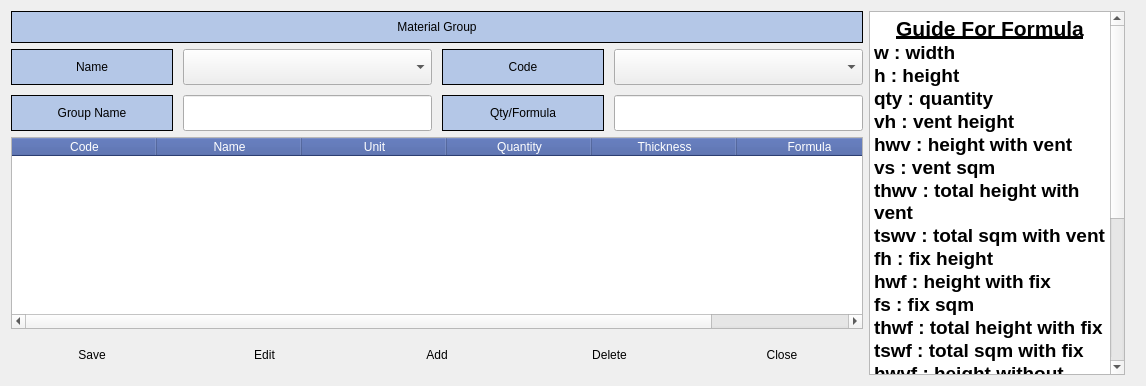
         <widget class="QWidget" name="ProductAddMaterial">
          <property name="autoFillBackground">
           <bool>false</bool>
          </property>
          <property name="styleSheet">
           <string notr="true">QPushButton

{
	color: rgb(0, 0, 0);
	font: bold 16pt &quot;Calibri&quot;;
	min-width: 50px;
	min-height: 40px;
	border-radius: 4px;
	background-color: qlineargradient(x1: 0, y1: 0, x2: 0, y2: 1,
                                      stop: 0 #f6f7fa, stop: 1 #dadbde);
}

QPushButton::pressed {
   background-color: qlineargradient(spread:pad, x1:0.5, y1:0, x2:0.506, y2:1, stop:0 rgba(180, 199, 231, 255), stop:1 rgba(255, 255, 255, 255));
}
QPushButton::hover {
	background-color: qlineargradient(spread:pad, x1:0.5, y1:0, x2:0.506, y2:1, stop:0 rgba(180, 199, 231, 255), stop:1 rgba(255, 255, 255, 255));

}

QPushButton::focus {
	border: 1px solid rgb(0, 85, 255);


}

QLabel
{
	background-color: rgb(180, 199, 231);
	min-width: 160px;
min-height:30px;
	color: rgb(0, 0, 0);
	font: bold 16pt &quot;Calibri&quot;;
	border: 1px solid black;
}

QLineEdit
{

min-height:30px;
	color: rgb(0, 0, 0);
	font: bold 14pt &quot;Calibri&quot;;
}

QLineEdit::focus {
	border: 1px solid rgb(0, 85, 255);

}


QTableWidget
{
color: rgb(0, 0, 0);
min-width: 850px;
	font: bold 14pt &quot;Calibri&quot;;
	alternate-background-color: rgb(180, 199, 231);
}

QTableWidget::focus
{
	border: 1px solid rgb(0, 85, 255);
}

QHeaderView::section
{
	background-color: rgb(62, 87, 160);
color: white;
font: bold 16pt &quot;Calibri&quot;;

}


QDateTimeEdit
{
color: rgb(0, 0, 0);
min-height:30px;
	font: bold 14pt &quot;Calibri&quot;;
}
QComboBox
{
color: rgb(0, 0, 0);
max-width:400;
min-width:200;
min-height:30px;
	font: bold 14pt &quot;Calibri&quot;;

}


</string>
          </property>
          <layout class="QVBoxLayout" name="verticalLayout_6">
           <item>
            <layout class="QHBoxLayout" name="horizontalLayout_5">
             <property name="rightMargin">
              <number>10</number>
             </property>
             <property name="bottomMargin">
              <number>0</number>
             </property>
             <item>
              <layout class="QVBoxLayout" name="verticalLayout_5">
               <property name="bottomMargin">
                <number>0</number>
               </property>
               <item>
                <widget class="QLabel" name="label_4">
                 <property name="text">
                  <string>Material Group</string>
                 </property>
                 <property name="alignment">
                  <set>Qt::AlignCenter</set>
                 </property>
                </widget>
               </item>
               <item>
                <layout class="QGridLayout" name="gridLayout">
                 <property name="spacing">
                  <number>10</number>
                 </property>
                 <item row="1" column="3">
                  <widget class="QLineEdit" name="ProMatQFENT"/>
                 </item>
                 <item row="0" column="0">
                  <widget class="QLabel" name="label">
                   <property name="text">
                    <string>Name</string>
                   </property>
                   <property name="alignment">
                    <set>Qt::AlignCenter</set>
                   </property>
                  </widget>
                 </item>
                 <item row="1" column="2">
                  <widget class="QLabel" name="label_3">
                   <property name="text">
                    <string>Qty/Formula</string>
                   </property>
                   <property name="alignment">
                    <set>Qt::AlignCenter</set>
                   </property>
                  </widget>
                 </item>
                 <item row="0" column="2">
                  <widget class="QLabel" name="label_2">
                   <property name="text">
                    <string>Code</string>
                   </property>
                   <property name="alignment">
                    <set>Qt::AlignCenter</set>
                   </property>
                  </widget>
                 </item>
                 <item row="1" column="0">
                  <widget class="QLabel" name="label_5">
                   <property name="text">
                    <string>Group Name</string>
                   </property>
                   <property name="alignment">
                    <set>Qt::AlignCenter</set>
                   </property>
                  </widget>
                 </item>
                 <item row="0" column="1">
                  <widget class="QComboBox" name="ProMatNameCB">
                   <property name="maxVisibleItems">
                    <number>50</number>
                   </property>
                  </widget>
                 </item>
                 <item row="1" column="1">
                  <widget class="QLineEdit" name="ProMatGroupNameENT"/>
                 </item>
                 <item row="0" column="3">
                  <widget class="QComboBox" name="ProMatCodeCB">
                   <property name="maxVisibleItems">
                    <number>50</number>
                   </property>
                  </widget>
                 </item>
                </layout>
               </item>
               <item>
                <widget class="QTableWidget" name="ProMatGroupTable">
                 <property name="focusPolicy">
                  <enum>Qt::ClickFocus</enum>
                 </property>
                 <property name="editTriggers">
                  <set>QAbstractItemView::NoEditTriggers</set>
                 </property>
                 <property name="alternatingRowColors">
                  <bool>true</bool>
                 </property>
                 <property name="selectionBehavior">
                  <enum>QAbstractItemView::SelectRows</enum>
                 </property>
                 <attribute name="horizontalHeaderDefaultSectionSize">
                  <number>145</number>
                 </attribute>
                 <attribute name="horizontalHeaderHighlightSections">
                  <bool>false</bool>
                 </attribute>
                 <attribute name="verticalHeaderHighlightSections">
                  <bool>false</bool>
                 </attribute>
                 <column>
                  <property name="text">
                   <string>Code</string>
                  </property>
                 </column>
                 <column>
                  <property name="text">
                   <string>Name</string>
                  </property>
                 </column>
                 <column>
                  <property name="text">
                   <string>Unit</string>
                  </property>
                 </column>
                 <column>
                  <property name="text">
                   <string>Quantity</string>
                  </property>
                 </column>
                 <column>
                  <property name="text">
                   <string>Thickness</string>
                  </property>
                 </column>
                 <column>
                  <property name="text">
                   <string>Formula</string>
                  </property>
                 </column>
                </widget>
               </item>
               <item>
                <layout class="QHBoxLayout" name="horizontalLayout_2">
                 <property name="spacing">
                  <number>10</number>
                 </property>
                 <property name="topMargin">
                  <number>0</number>
                 </property>
                 <item>
                  <widget class="QPushButton" name="ProMatSavePBT">
                   <property name="text">
                    <string>Save</string>
                   </property>
                  </widget>
                 </item>
                 <item>
                  <widget class="QPushButton" name="ProMatEditPBT">
                   <property name="text">
                    <string>Edit</string>
                   </property>
                  </widget>
                 </item>
                 <item>
                  <widget class="QPushButton" name="ProMatAddPBT">
                   <property name="text">
                    <string>Add</string>
                   </property>
                  </widget>
                 </item>
                 <item>
                  <widget class="QPushButton" name="ProMatDeletePBT">
                   <property name="text">
                    <string>Delete</string>
                   </property>
                  </widget>
                 </item>
                 <item>
                  <widget class="QPushButton" name="ProMatClosePBT">
                   <property name="text">
                    <string>Close</string>
                   </property>
                  </widget>
                 </item>
                </layout>
               </item>
              </layout>
             </item>
             <item>
              <widget class="QTextEdit" name="textEdit">
               <property name="focusPolicy">
                <enum>Qt::NoFocus</enum>
               </property>
               <property name="autoFillBackground">
                <bool>true</bool>
               </property>
               <property name="styleSheet">
                <string notr="true">QTextEdit
{
	font:  bold 12pt &quot;Calibri&quot;;
	color: rgb(0, 0, 0);
max-width:340px;

}</string>
               </property>
               <property name="html">
                <string>&lt;!DOCTYPE HTML PUBLIC &quot;-//W3C//DTD HTML 4.0//EN&quot; &quot;http://www.w3.org/TR/REC-html40/strict.dtd&quot;&gt;
&lt;html&gt;&lt;head&gt;&lt;meta name=&quot;qrichtext&quot; content=&quot;1&quot; /&gt;&lt;style type=&quot;text/css&quot;&gt;
p, li { white-space: pre-wrap; }
&lt;/style&gt;&lt;/head&gt;&lt;body style=&quot; font-family:'Calibri'; font-size:12pt; font-weight:600; font-style:normal;&quot;&gt;
&lt;p align=&quot;center&quot; style=&quot; margin-top:0px; margin-bottom:0px; margin-left:0px; margin-right:0px; -qt-block-indent:0; text-indent:0px;&quot;&gt;&lt;span style=&quot; font-size:16pt; text-decoration: underline;&quot;&gt;Guide For Formula&lt;/span&gt;&lt;/p&gt;
&lt;p style=&quot; margin-top:0px; margin-bottom:0px; margin-left:0px; margin-right:0px; -qt-block-indent:0; text-indent:0px;&quot;&gt;&lt;span style=&quot; font-size:14pt;&quot;&gt;w : width&lt;/span&gt;&lt;/p&gt;
&lt;p style=&quot; margin-top:0px; margin-bottom:0px; margin-left:0px; margin-right:0px; -qt-block-indent:0; text-indent:0px;&quot;&gt;&lt;span style=&quot; font-size:14pt;&quot;&gt;h : height&lt;/span&gt;&lt;/p&gt;
&lt;p style=&quot; margin-top:0px; margin-bottom:0px; margin-left:0px; margin-right:0px; -qt-block-indent:0; text-indent:0px;&quot;&gt;&lt;span style=&quot; font-size:14pt;&quot;&gt;qty : quantity&lt;/span&gt;&lt;/p&gt;
&lt;p style=&quot; margin-top:0px; margin-bottom:0px; margin-left:0px; margin-right:0px; -qt-block-indent:0; text-indent:0px;&quot;&gt;&lt;span style=&quot; font-size:14pt;&quot;&gt;vh : vent height&lt;/span&gt;&lt;/p&gt;
&lt;p style=&quot; margin-top:0px; margin-bottom:0px; margin-left:0px; margin-right:0px; -qt-block-indent:0; text-indent:0px;&quot;&gt;&lt;span style=&quot; font-size:14pt;&quot;&gt;hwv : height with vent&lt;/span&gt;&lt;/p&gt;
&lt;p style=&quot; margin-top:0px; margin-bottom:0px; margin-left:0px; margin-right:0px; -qt-block-indent:0; text-indent:0px;&quot;&gt;&lt;span style=&quot; font-size:14pt;&quot;&gt;vs : vent sqm&lt;/span&gt;&lt;/p&gt;
&lt;p style=&quot; margin-top:0px; margin-bottom:0px; margin-left:0px; margin-right:0px; -qt-block-indent:0; text-indent:0px;&quot;&gt;&lt;span style=&quot; font-size:14pt;&quot;&gt;thwv : total height with vent&lt;/span&gt;&lt;/p&gt;
&lt;p style=&quot; margin-top:0px; margin-bottom:0px; margin-left:0px; margin-right:0px; -qt-block-indent:0; text-indent:0px;&quot;&gt;&lt;span style=&quot; font-size:14pt;&quot;&gt;tswv : total sqm with vent&lt;/span&gt;&lt;/p&gt;
&lt;p style=&quot; margin-top:0px; margin-bottom:0px; margin-left:0px; margin-right:0px; -qt-block-indent:0; text-indent:0px;&quot;&gt;&lt;span style=&quot; font-size:14pt;&quot;&gt;fh : fix height&lt;/span&gt;&lt;/p&gt;
&lt;p style=&quot; margin-top:0px; margin-bottom:0px; margin-left:0px; margin-right:0px; -qt-block-indent:0; text-indent:0px;&quot;&gt;&lt;span style=&quot; font-size:14pt;&quot;&gt;hwf : height with fix&lt;/span&gt;&lt;/p&gt;
&lt;p style=&quot; margin-top:0px; margin-bottom:0px; margin-left:0px; margin-right:0px; -qt-block-indent:0; text-indent:0px;&quot;&gt;&lt;span style=&quot; font-size:14pt;&quot;&gt;fs : fix sqm&lt;/span&gt;&lt;/p&gt;
&lt;p style=&quot; margin-top:0px; margin-bottom:0px; margin-left:0px; margin-right:0px; -qt-block-indent:0; text-indent:0px;&quot;&gt;&lt;span style=&quot; font-size:14pt;&quot;&gt;thwf : total height with fix&lt;/span&gt;&lt;/p&gt;
&lt;p style=&quot; margin-top:0px; margin-bottom:0px; margin-left:0px; margin-right:0px; -qt-block-indent:0; text-indent:0px;&quot;&gt;&lt;span style=&quot; font-size:14pt;&quot;&gt;tswf : total sqm with fix&lt;/span&gt;&lt;/p&gt;
&lt;p style=&quot; margin-top:0px; margin-bottom:0px; margin-left:0px; margin-right:0px; -qt-block-indent:0; text-indent:0px;&quot;&gt;&lt;span style=&quot; font-size:14pt;&quot;&gt;hwvf : height without vent and fix&lt;/span&gt;&lt;/p&gt;
&lt;p style=&quot; margin-top:0px; margin-bottom:0px; margin-left:0px; margin-right:0px; -qt-block-indent:0; text-indent:0px;&quot;&gt;&lt;span style=&quot; font-size:14pt;&quot;&gt;thwvf : total height without vent and fix&lt;/span&gt;&lt;/p&gt;
&lt;p style=&quot; margin-top:0px; margin-bottom:0px; margin-left:0px; margin-right:0px; -qt-block-indent:0; text-indent:0px;&quot;&gt;&lt;span style=&quot; font-size:14pt;&quot;&gt;tswvf : total sqm without vent and fix&lt;/span&gt;&lt;/p&gt;
&lt;p style=&quot; margin-top:0px; margin-bottom:0px; margin-left:0px; margin-right:0px; -qt-block-indent:0; text-indent:0px;&quot;&gt;&lt;span style=&quot; font-size:14pt;&quot;&gt;tw : total width&lt;/span&gt;&lt;/p&gt;
&lt;p style=&quot; margin-top:0px; margin-bottom:0px; margin-left:0px; margin-right:0px; -qt-block-indent:0; text-indent:0px;&quot;&gt;&lt;span style=&quot; font-size:14pt;&quot;&gt;th : total height&lt;/span&gt;&lt;/p&gt;
&lt;p style=&quot; margin-top:0px; margin-bottom:0px; margin-left:0px; margin-right:0px; -qt-block-indent:0; text-indent:0px;&quot;&gt;&lt;span style=&quot; font-size:14pt;&quot;&gt;ts : total sqm&lt;/span&gt;&lt;/p&gt;
&lt;p style=&quot;-qt-paragraph-type:empty; margin-top:0px; margin-bottom:0px; margin-left:0px; margin-right:0px; -qt-block-indent:0; text-indent:0px; font-size:14pt;&quot;&gt;&lt;br /&gt;&lt;/p&gt;
&lt;p style=&quot; margin-top:0px; margin-bottom:0px; margin-left:0px; margin-right:0px; -qt-block-indent:0; text-indent:0px;&quot;&gt;&lt;span style=&quot; font-size:14pt;&quot;&gt;Ex : (w*2+h*2)*qty/ts&lt;/span&gt;&lt;/p&gt;
&lt;p style=&quot;-qt-paragraph-type:empty; margin-top:0px; margin-bottom:0px; margin-left:0px; margin-right:0px; -qt-block-indent:0; text-indent:0px; font-size:14pt;&quot;&gt;&lt;br /&gt;&lt;/p&gt;&lt;/body&gt;&lt;/html&gt;</string>
               </property>
               <property name="textInteractionFlags">
                <set>Qt::TextSelectableByMouse</set>
               </property>
              </widget>
             </item>
            </layout>
           </item>
          </layout>
         </widget>
